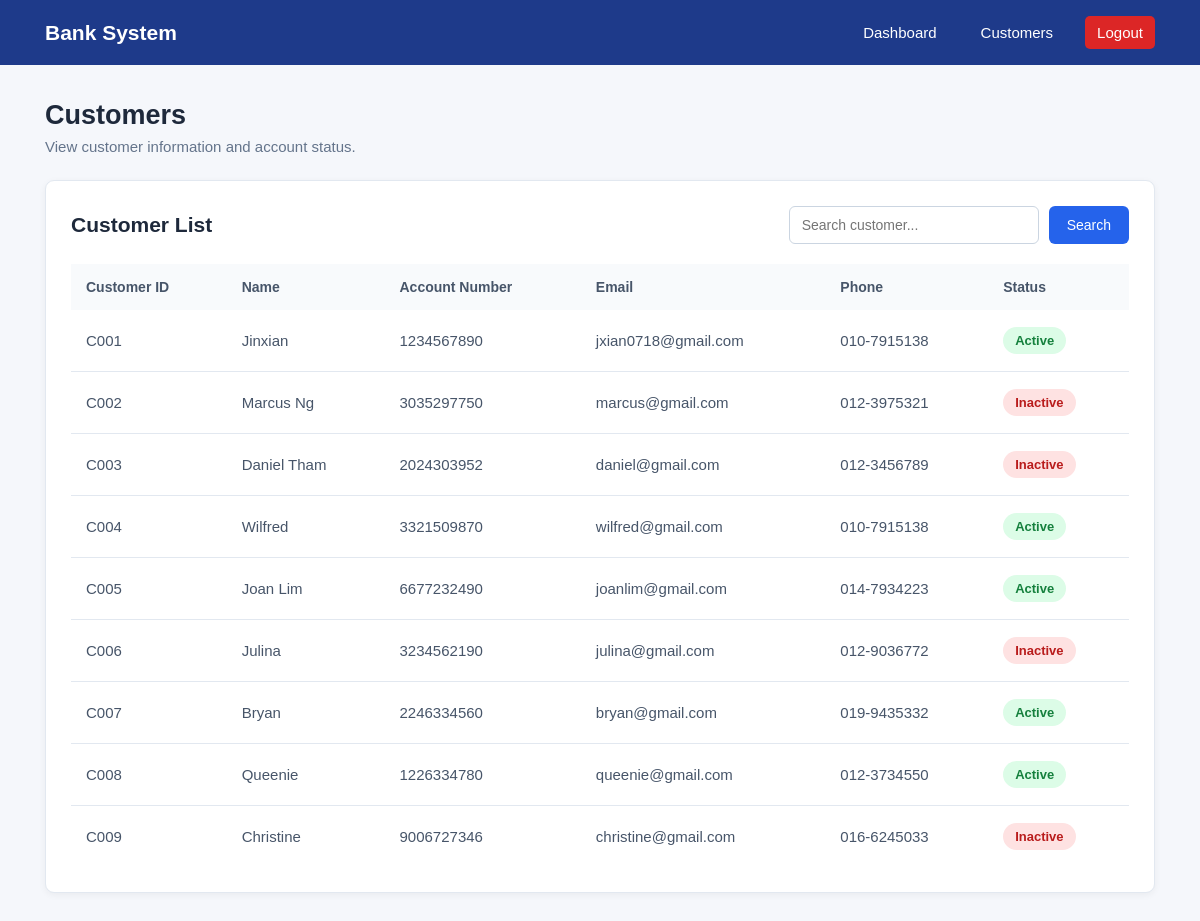
The app's page /customers.php (signed in) with its own data.
### tables this page shows
CREATE TABLE customers (
    id INT AUTO_INCREMENT PRIMARY KEY,
    user_id INT NULL UNIQUE,
    name VARCHAR(100) NOT NULL,
    account_number VARCHAR(20) NOT NULL UNIQUE,
    email VARCHAR(100) NOT NULL UNIQUE,
    phone VARCHAR(30) NOT NULL,
    status ENUM('Active', 'Inactive') NOT NULL DEFAULT 'Active',
    FOREIGN KEY (user_id) REFERENCES users(id) ON DELETE SET NULL
);

### customers.php (the view, shortened to what this page needs)
<?php
require_once "database.php";
$search = trim($_GET["search"] ?? "");
if ($search !== "") {
    $like = "%" . $search . "%";
    $stmt = mysqli_prepare(
        $conn,
        "SELECT id, name, account_number, email, phone, status
         FROM customers
         WHERE name LIKE ? OR account_number LIKE ? OR email LIKE ?
         ORDER BY id"
    );
    mysqli_stmt_bind_param($stmt, "sss", $like, $like, $like);
    mysqli_stmt_execute($stmt);
    $result = mysqli_stmt_get_result($stmt);
} else {
    $result = mysqli_query(
        $conn,
        "SELECT id, name, account_number, email, phone, status
         FROM customers
         ORDER BY id"
    );
}
$customers = mysqli_fetch_all($result, MYSQLI_ASSOC);
$dashboardLink = ($_SESSION["role"] === "admin") ? "admin.php" : "staff.php";
function h($value) {
    return htmlspecialchars((string)$value, ENT_QUOTES, "UTF-8");
}
?>
<!DOCTYPE html>
<html lang="en">
<head>
</head>
<body>
    <nav class="navbar">
        <div class="logo">
             Bank System
        </div>
        <div class="nav-links">
            <a href="<?= h($dashboardLink) ?>">Dashboard</a>
            <a href="customers.php">Customers</a>
            <a href="logout.php" class="logout">Logout</a>
        </div>
    </nav>
    <div class="container">
        <div class="page-header">
            <h1>Customers</h1>
            <p>View customer information and account status.</p>
        </div>
        <div class="customer-box">
            <div class="customer-top">
                <h2>Customer List</h2>
                <form method="GET" action="customers.php" class="search-box">
                    <input
                        type="text"
                        name="search"
                        placeholder="Search customer..."
                        value="<?= h($search) ?>">
                    <button type="submit">
                        Search
                    </button>
                </form>
            </div>
            <table>
                <thead>
                    <tr>
                        <th>Customer ID</th>
                        <th>Name</th>
                        <th>Account Number</th>
                        <th>Email</th>
                        <th>Phone</th>
                        <th>Status</th>
                    </tr>
                </thead>
                <tbody>
                <?php if (empty($customers)): ?>
                    <tr>
                        <td colspan="6">No customers found.</td>
                    </tr>
                <?php else: ?>
                    <?php foreach ($customers as $c): ?>
                    <tr>
                        <td>C<?= str_pad((string)$c["id"], 3, "0", STR_PAD_LEFT) ?></td>
                        <td><?= h($c["name"]) ?></td>
                        <td><?= h($c["account_number"]) ?></td>
                        <td><?= h($c["email"]) ?></td>
                        <td><?= h($c["phone"]) ?></td>
                        <td><span class="status <?= h(strtolower($c["status"])) ?>"><?= h($c["status"]) ?></span></td>
                    </tr>
                    <?php endforeach; ?>
                <?php endif; ?>
                </tbody>
            </table>
        </div>
    </div>
</body>
</html>

### customers.php (style rules this page uses)
* { margin: 0; padding: 0; box-sizing: border-box; font-family: Arial, sans-serif; }
body { background-color: #f5f7fb; color: #1e293b; }
.navbar { height: 65px; background-color: #1e3a8a; display: flex; align-items: center; justify-content: space-between; padding: 0 45px; color: white; }
.logo { font-size: 21px; font-weight: bold; }
.nav-links { display: flex; align-items: center; gap: 20px; }
.nav-links a { color: white; text-decoration: none; font-size: 15px; padding: 8px 12px; border-radius: 5px; }
.logout { background-color: #dc2626; }
.container { max-width: 1250px; margin: auto; padding: 35px 45px; }
.page-header { margin-bottom: 25px; }
.page-header h1 { font-size: 27px; margin-bottom: 7px; }
.page-header p { color: #64748b; font-size: 15px; }
.customer-box { background-color: white; border: 1px solid #e2e8f0; border-radius: 9px; padding: 25px; box-shadow: 0 2px 7px rgba(0, 0, 0, 0.05); }
.customer-top { display: flex; justify-content: space-between; align-items: center; margin-bottom: 20px; }
.customer-top h2 { font-size: 21px; }
.search-box { display: flex; gap: 10px; }
.search-box input { width: 250px; padding: 10px 12px; border: 1px solid #cbd5e1; border-radius: 6px; font-size: 14px; outline: none; }
.search-box button { padding: 10px 18px; border: none; background-color: #2563eb; color: white; border-radius: 6px; cursor: pointer; font-size: 14px; }
table { width: 100%; border-collapse: collapse; }
th { background-color: #f8fafc; color: #475569; font-size: 14px; text-align: left; padding: 15px; }
td { padding: 17px 15px; border-bottom: 1px solid #e2e8f0; font-size: 15px; color: #475569; }
tr:last-child td { border-bottom: none; }
.status { display: inline-block; padding: 6px 12px; border-radius: 15px; font-size: 13px; font-weight: bold; }
.active { background-color: #dcfce7; color: #15803d; }
.inactive { background-color: #fee2e2; color: #b91c1c; }

### records on screen
customers: id "001", name "Jinxian", account_number "1234567890", email "jxian0718@gmail.com", phone "010-7915138", status "Active"
customers: id "002", name "Marcus Ng", account_number "3035297750", email "marcus@gmail.com", phone "012-3975321", status "Inactive"
customers: id "003", name "Daniel Tham", account_number "2024303952", email "daniel@gmail.com", phone "012-3456789", status "Inactive"
customers: id "004", name "Wilfred", account_number "3321509870", email "wilfred@gmail.com", phone "010-7915138", status "Active"
customers: id "005", name "Joan Lim", account_number "6677232490", email "joanlim@gmail.com", phone "014-7934223", status "Active"
customers: id "006", name "Julina", account_number "3234562190", email "julina@gmail.com", phone "012-9036772", status "Inactive"
customers: id "007", name "Bryan", account_number "2246334560", email "bryan@gmail.com", phone "019-9435332", status "Active"
customers: id "008", name "Queenie", account_number "1226334780", email "queenie@gmail.com", phone "012-3734550", status "Active"
customers: id "009", name "Christine", account_number "9006727346", email "christine@gmail.com", phone "016-6245033", status "Inactive"
